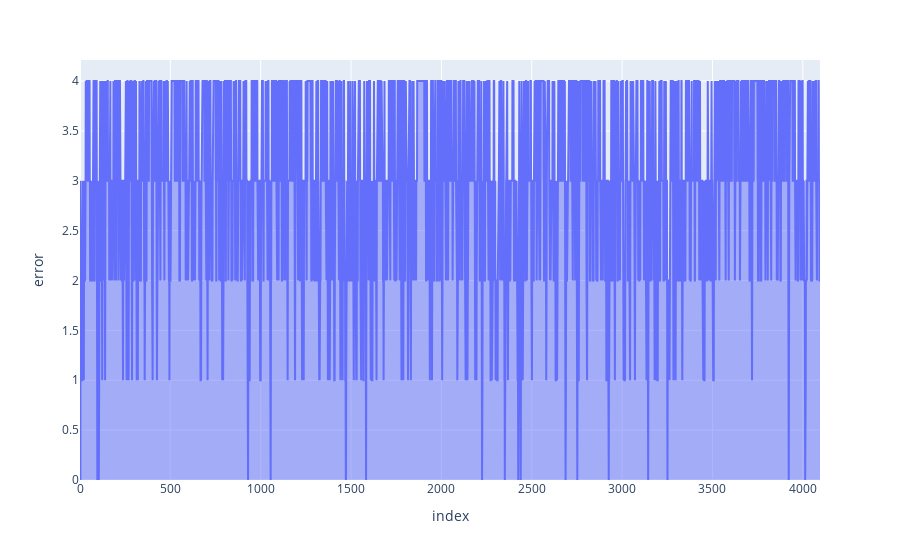

Notebook cell for this chart:
### Code cell
fig = px.area((error_df.abs().round() >0).rolling(n_timesteps).sum(), y='error')
fig.show()

### Figure 1 — Plotly figure (JSON) as saved in the notebook; plotly's stock layout.template omitted (floating-point values rounded to 4 significant figures; data arrays with more than 128 entries replaced by an {"elided": "..."} marker saying what was removed)
{"data": [{"fillpattern": {"shape": ""}, "hovertemplate": "index=%{x}<br>error=%{y}<extra></extra>", "legendgroup": "", "line": {"color": "#636efa"}, "marker": {"symbol": "circle"}, "mode": "lines", "name": "", "orientation": "v", "showlegend": false, "stackgroup": "1", "type": "scatter", "x": {"elided": "4096 int values"}, "xaxis": "x", "y": {"elided": "4096 int values"}, "yaxis": "y"}], "layout": {"legend": {"tracegroupgap": 0}, "margin": {"t": 60}, "xaxis": {"anchor": "y", "domain": [0, 1], "title": {"text": "index"}}, "yaxis": {"anchor": "x", "domain": [0, 1], "title": {"text": "error"}}}}
